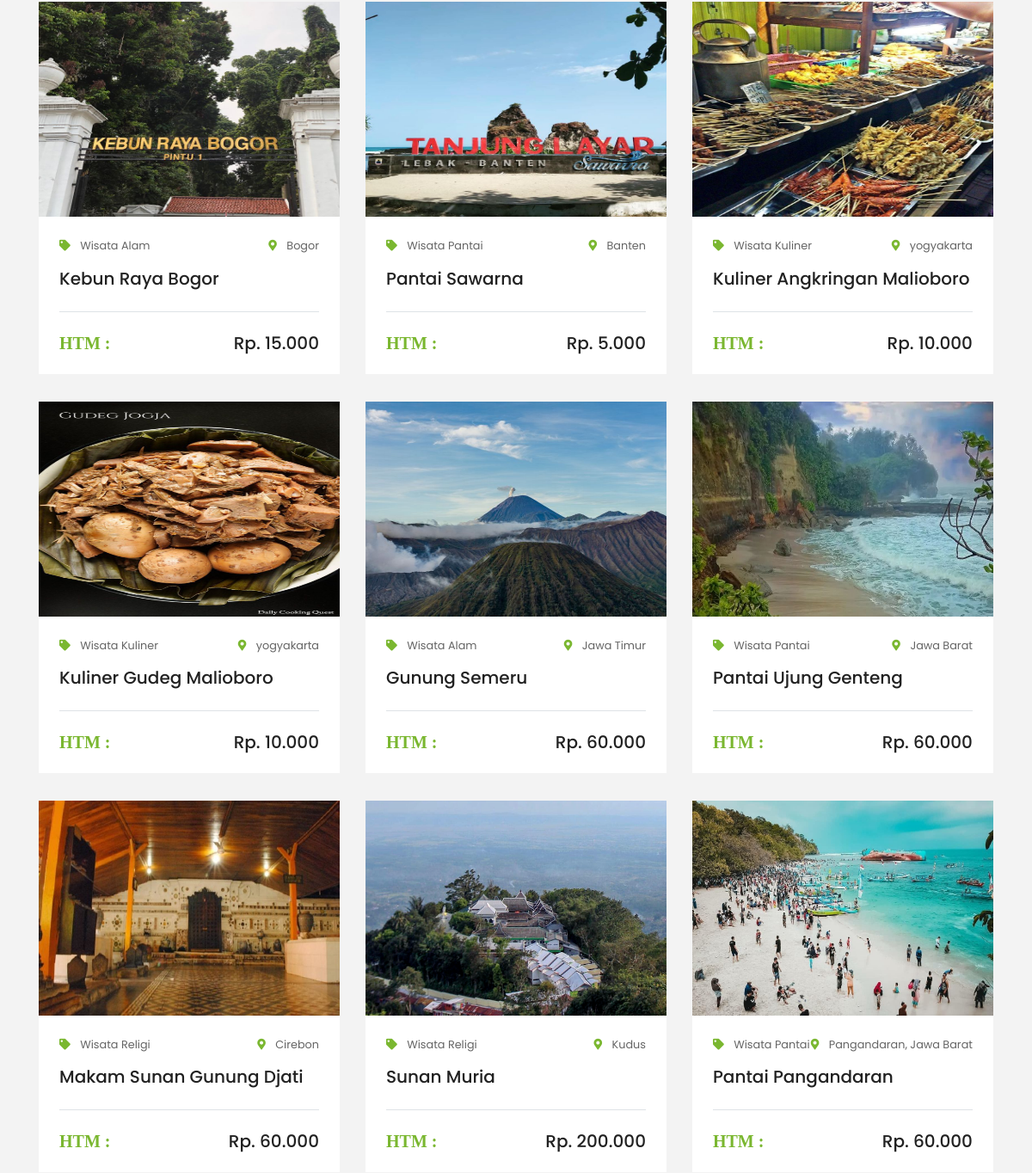
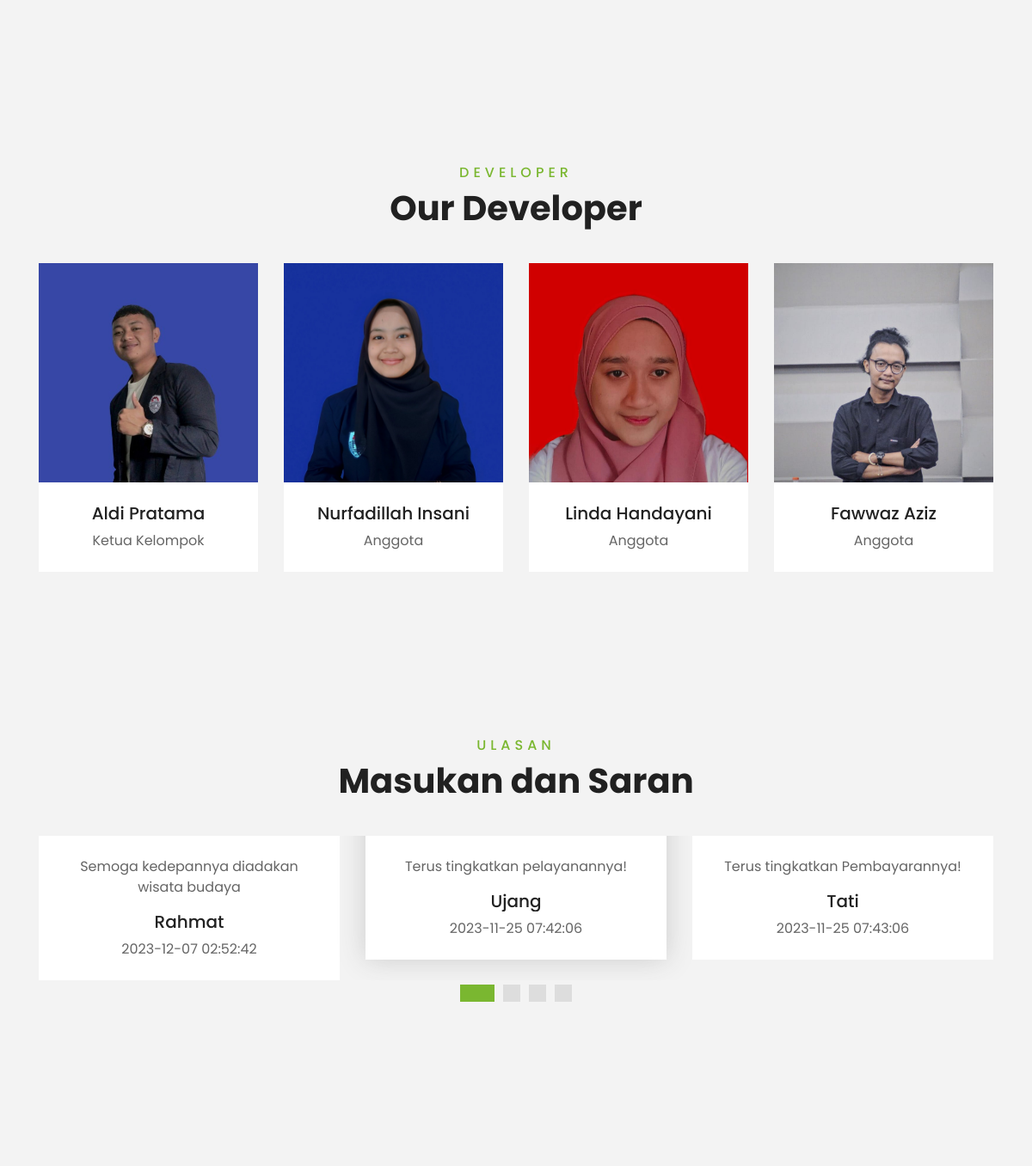
The page /travelling/main_page/index.php (signed in, middle part) on the database as committed earlier (2 pictures, top to bottom).
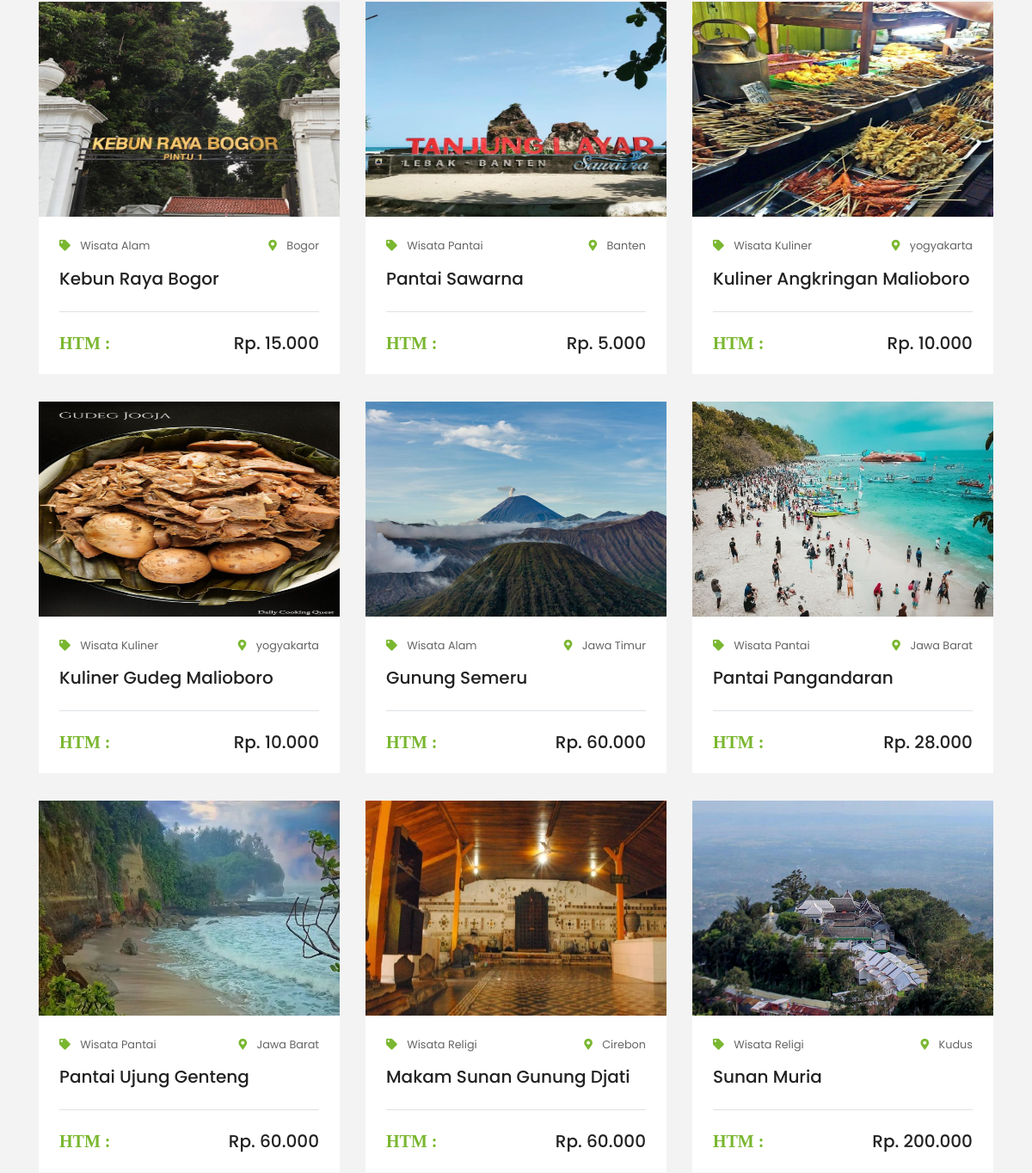
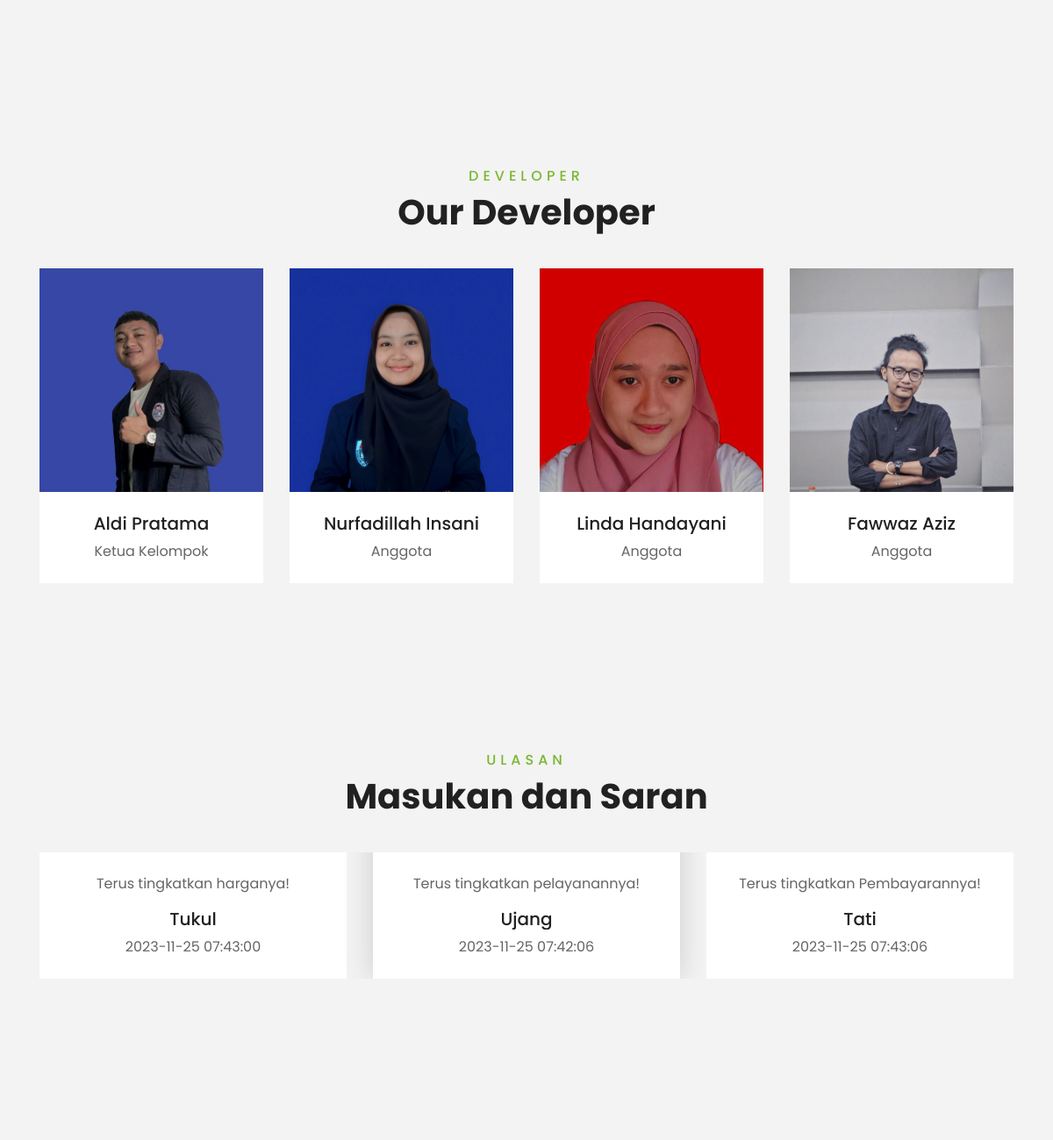
The same page on the database as committed later (2 pictures, top to bottom).
### tables this page shows
CREATE TABLE `destinasi` (
  `id_destinasi` int(11) NOT NULL,
  `nama_destinasi` varchar(100) NOT NULL,
  `gambar` text NOT NULL,
  `lokasi` varchar(250) NOT NULL,
  `harga` decimal(10,2) NOT NULL,
  `deskripsi` varchar(500) NOT NULL,
  `id_kategori` int(11) NOT NULL
);

CREATE TABLE `kategori` (
  `id_kategori` int(11) NOT NULL,
  `nama_kategori` varchar(100) NOT NULL,
  `gambar_kategori` text NOT NULL
);

CREATE TABLE `ulasan` (
  `id_ulasan` int(11) NOT NULL,
  `nama` varchar(50) NOT NULL,
  `pesan` text NOT NULL,
  `tanggal_ulasan` datetime NOT NULL
);

### travelling/main_page/index.php (the view, shortened to what the changed rows need)
<!DOCTYPE html>
<html lang="en">
<head>
    <link href="https://cdnjs.cloudflare.com/ajax/libs/font-awesome/5.10.0/css/all.min.css" rel="stylesheet">
    <link href="lib/owlcarousel/assets/owl.carousel.min.css" rel="stylesheet">
    <link href="lib/tempusdominus/css/tempusdominus-bootstrap-4.min.css" rel="stylesheet" />
    <link href="css/style.css" rel="stylesheet">
</head>
<body>
    <div class="container-fluid py-5">
        <div class="container pt-5 pb-3">
            <div class="row">
                <?php
                include '../koneksi.php';
                $query = mysqli_query($koneksi, "SELECT * FROM `destinasi` as d JOIN `kategori` as k ON d.id_kategori=k.id_kategori where id_destinasi=id_destinasi;");
                ?>
                <?php
                if (mysqli_num_rows($query) > 0) {
                    while ($data = mysqli_fetch_array($query)) {
                        ?>
                        <div class="col-lg-4 col-md-6 mb-4">
                            <div class="package-item bg-white mb-2">
                                <img class="img-fluid" src="<?php echo $data["gambar"] ?>" style="width:350px; height:250px;">
                                <div class="p-4">
                                    <div class="d-flex justify-content-between mb-3">
                                        <small class="m-0"><i class="fas fa-tag text-primary mr-2"></i>
                                            <?php echo $data["nama_kategori"] ?>
                                        </small>
                                        <small class="m-0"><i class="fa fa-map-marker-alt text-primary mr-2"></i>
                                            <?php echo $data["lokasi"] ?>
                                        </small>
                                    </div>
                                    <a class="h5 text-decoration-none"
                                        href="detail_destination.php?id_destinasi=<?php echo $data["id_destinasi"] ?>">
                                        <?php echo $data["nama_destinasi"] ?>
                                    </a>
                                    <div class="border-top mt-4 pt-4">
                                        <div class="d-flex justify-content-between">
                                            <h5 class="m-0"><i class="fas text-primary mr-2"> HTM :</i></h5>
                                            <h5 class="m-0">
                                                <?php echo "Rp. " . number_format($data["harga"], 0, ',', '.') ?>
                                            </h5>
                                        </div>
                                    </div>
                                </div>
                            </div>
                        </div>
                    <?php } ?>
                <?php } ?>
            </div>
        </div>
    </div>
    <div class="container-fluid py-5">
        <div class="container pt-5 pb-3">
            <div class="text-center mb-3 pb-3">
                <h1>Our Developer</h1>
            </div>
        </div>
    </div>
    <div class="container-fluid py-5">
        <div class="container py-5">
            <div class="text-center mb-3 pb-3">
                <h6 class="text-primary text-uppercase" style="letter-spacing: 5px;">Ulasan</h6>
                <h1>Masukan dan Saran </h1>
            </div>
            <div class="owl-carousel testimonial-carousel">
                <?php
                include '../koneksi.php';
                $query = mysqli_query($koneksi, "SELECT * FROM ulasan;");
                ?>
                <?php
                if (mysqli_num_rows($query) > 0) {
                    while ($data = mysqli_fetch_array($query)) {
                        ?>
                        <div class="text-center">
                            <div class="testimonial-text bg-white p-4 mt-n5">
                                <p class="mt-5">
                                    <?php echo $data["pesan"]
                                        ?>
                                </p>
                                <h5 class="text-truncate">
                                    <?php echo $data["nama"]
                                        ?>
                                </h5>
                                <span>
                                    <?php echo $data["tanggal_ulasan"]
                                        ?>
                                </span>
                            </div>
                        </div>
                        <?php
                    }
                } ?>
            </div>
        </div>
    </div>
</body>
</html>

Rows that differ between the two databases and show on the page:
removed destinasi: gambar (picture), id_kategori.nama_kategori "Wisata Pantai", lokasi "Pangandaran, Jawa Barat", nama_destinasi "Pantai Pangandaran", harga "60.000"
removed ulasan: pesan "Semoga kedepannya diadakan wisata budaya", nama "Rahmat", tanggal_ulasan "2023-12-07 02:52:42"
added destinasi: gambar (picture), id_kategori.nama_kategori "Wisata Pantai", lokasi "Jawa Barat", nama_destinasi "Pantai Pangandaran", harga "28.000"
now on this page (row unchanged): ulasan: pesan "Terus tingkatkan harganya!", nama "Tukul", tanggal_ulasan "2023-11-25 07:43:00"
